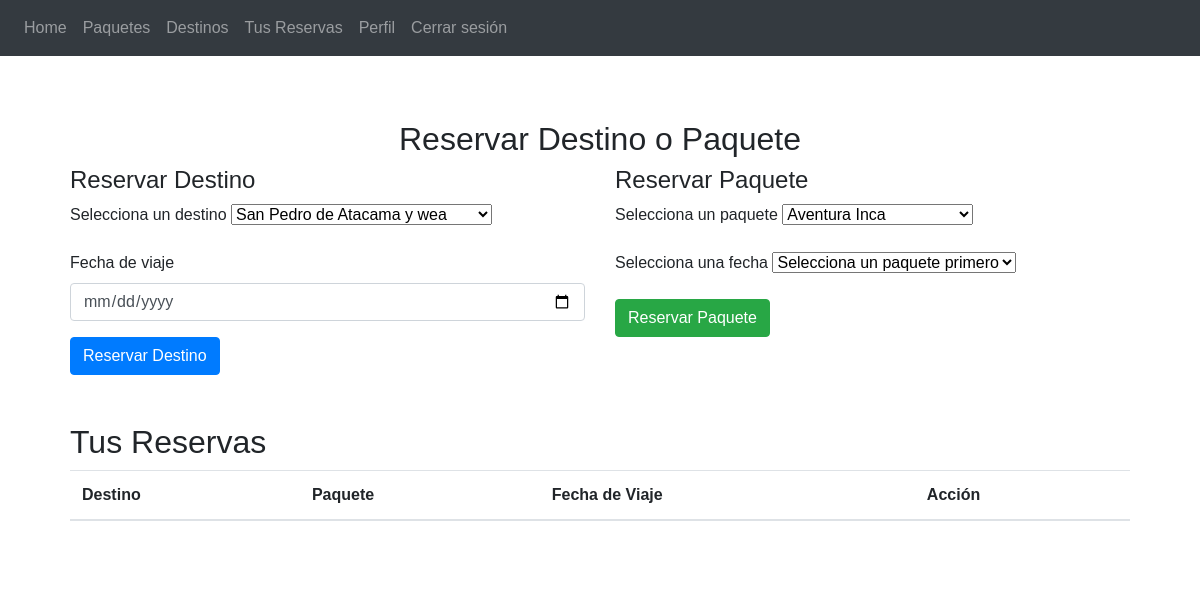
The page /reserve/reserve (signed in) on the database as committed earlier.
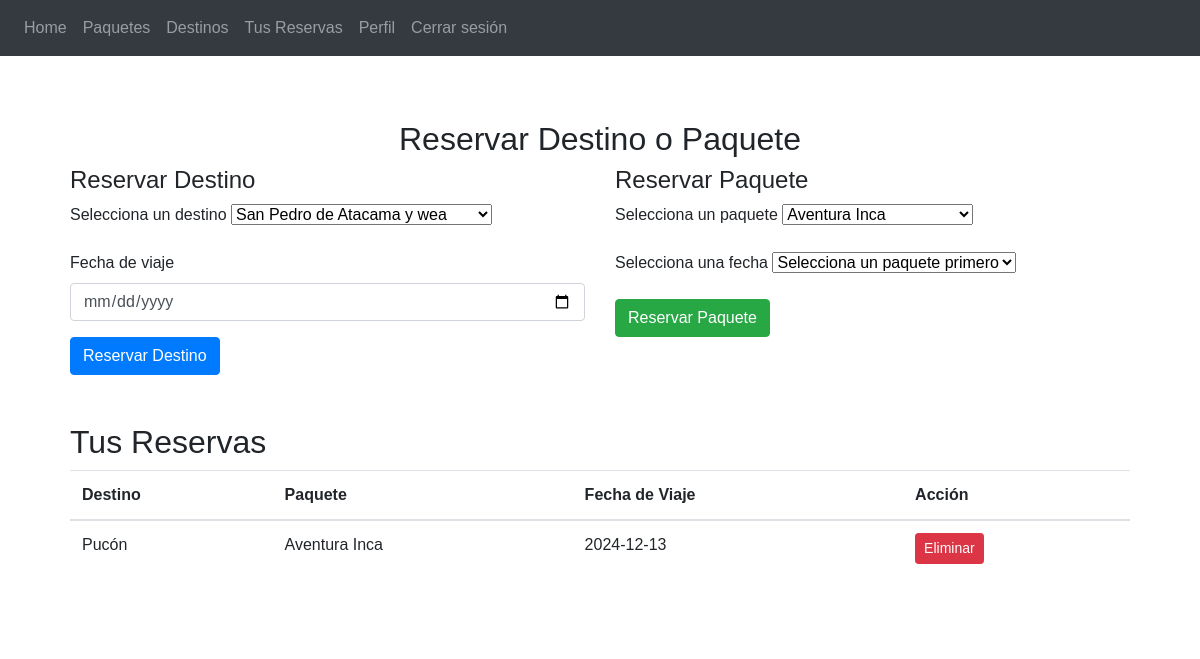
The same page on the database as committed later.
### app/travel/models.py (models this page shows, shortened)
class Reservation(db.Model):
    __tablename__ = 'reservations'
    id = db.Column(db.Integer, primary_key=True)
    user_id = db.Column(db.Integer, db.ForeignKey('users.id'), nullable=False)
    destination_id = db.Column(db.Integer, db.ForeignKey('destinations.id'), nullable=True)  # Relación con Destination
    package_id = db.Column(db.Integer, db.ForeignKey('packages.id'), nullable=True)  # Relación con Package
    travel_date = db.Column(db.Date, nullable=False)
    created_at = db.Column(db.DateTime, default=datetime.utcnow)
    destination = db.relationship('Destination', backref='reservations_related', lazy=True)
    package = db.relationship('Package', backref='reservations_related', lazy=True)
    user = db.relationship('User', backref='user_reservations', lazy=True)

class Destination(db.Model):
    __tablename__ = 'destinations'
    id = db.Column(db.Integer, primary_key=True)
    name = db.Column(db.String(100), nullable=False)
    description = db.Column(db.Text, nullable=False)
    activities = db.Column(db.String(255), nullable=False)
    cost = db.Column(db.Float, nullable=False)
    reservations = db.relationship('Reservation', backref='destination_related', lazy=True)

class Package(db.Model):
    __tablename__ = 'packages'
    id = db.Column(db.Integer, primary_key=True)
    name = db.Column(db.String(100), nullable=False)
    description = db.Column(db.Text, nullable=False)
    price = db.Column(db.Float, nullable=False)
    available_from = db.Column(db.Date, nullable=False)
    available_to = db.Column(db.Date, nullable=False)
    reservations = db.relationship('Reservation', backref='package_related', lazy=True)
    destinations = db.relationship('Destination', secondary=package_destinations, backref=db.backref('packages', lazy='dynamic'))

### app/travel/routes.py (the view, shortened to what this page needs)
@travel.route('/reserve', methods=['GET', 'POST'])
@login_required
def reserve():
    form = ReservationForm()
    form.destination.choices = [(d.id, d.name) for d in Destination.query.all()]
    form.package.choices = [(p.id, p.name) for p in Package.query.all()]
    reservations = Reservation.query.filter_by(user_id=current_user.id).all()
    return render_template('travel/reserve.html', form=form, reservations=reservations)

### app/travel/forms.py
class ReservationForm(FlaskForm):
    destination = SelectField('Destino', coerce=int, validators=[DataRequired()])
    package = SelectField('Paquete Turístico', coerce=int, validators=[DataRequired()])
    travel_date = DateField('Fecha de Viaje', format='%Y-%m-%d', validators=[DataRequired()])
    submit = SubmitField('Reservar')

### app/auth/models.py (called while the page is built)
    def is_admin(self):
        return self.role == 'admin'

### app/templates/travel/reserve.html (shortened to what this page needs)
{% extends "base.html" %}
{% block content %}
<div class="container mt-4">
    <h2 class="text-center">Reservar Destino o Paquete</h2>
    <div class="row">
        <div class="col-md-6">
            <h4>Reservar Destino</h4>
            <form method="POST" action="{{ url_for('travel.reserve') }}">
                <div class="mb-3">
                    <label for="destination" class="form-label">Selecciona un destino</label>
                    {{ form.destination(class="form-select", id="destination", onchange="showDescription('destination')") }}
                </div>
                <div class="mb-3">
                    <label for="travel_date_dest" class="form-label">Fecha de viaje</label>
                    {{ form.travel_date(class="form-control", id="travel_date_dest") }}
                </div>
                <button type="submit" class="btn btn-primary">Reservar Destino</button>
            </form>
        </div>
        <div class="col-md-6">
            <h4>Reservar Paquete</h4>
            <form method="POST" action="{{ url_for('travel.reserve') }}">
                <div class="mb-3">
                    <label for="package" class="form-label">Selecciona un paquete</label>
                    {{ form.package(class="form-select", id="package", onchange="loadAvailableDates()") }}
                </div>
                <div class="mb-3">
                    <label for="travel_date_pack" class="form-label">Selecciona una fecha</label>
                    <select class="form-select" id="travel_date_pack" name="travel_date">
                        <option value="">Selecciona un paquete primero</option>
                    </select>
                </div>
                <button type="submit" class="btn btn-success">Reservar Paquete</button>
            </form>
        </div>
    </div>
    <h2 class="mt-5">Tus Reservas</h2>
    <table class="table">
        <thead>
            <tr>
                <th>Destino</th>
                <th>Paquete</th>
                <th>Fecha de Viaje</th>
                <th>Acción</th>
            </tr>
        </thead>
        <tbody>
            {% for reservation in reservations %}
            <tr>
                <td>{{ reservation.destination.name if reservation.destination }}</td>
                <td>{{ reservation.package.name if reservation.package }}</td>
                <td>{{ reservation.travel_date }}</td>
                <td>
                    <form method="POST" action="{{ url_for('travel.delete_reservation', id=reservation.id) }}">
                        <button type="submit" class="btn btn-danger btn-sm">Eliminar</button>
                    </form>
                </td>
            </tr>
            {% endfor %}
        </tbody>
    </table>
</div>
{% endblock %}

### app/templates/base.html (shortened to what this page needs)
<!DOCTYPE html>
<html lang="es">
  <head>
    <link
      rel="stylesheet"
      href="https://stackpath.bootstrapcdn.com/bootstrap/4.4.1/css/bootstrap.min.css"
    />
    <link
      rel="stylesheet"
      href="https://stackpath.bootstrapcdn.com/font-awesome/4.7.0/css/font-awesome.min.css"
    />
  </head>
  <body>
    <nav class="navbar navbar-expand-lg navbar-dark bg-dark">
      <div class="collapse navbar-collapse" id="navbar">
        <div class="navbar-nav">
          <a class="nav-item nav-link" id="home" href="{{ url_for('travel.home') }}">Home</a>
          {% if current_user.is_authenticated %}
            {% if current_user.is_admin() %}
              <a class="nav-item nav-link" id="profile" href="{{ url_for('auth.profile') }}">Perfil</a>
              <a class="nav-item nav-link" id="admin" href="{{ url_for('admin.dashboard') }}">Panel de Administrador</a>
              <a class="nav-item nav-link" id="users" href="{{ url_for('admin.users') }}">Gestor de Usuarios</a>
              <a class="nav-item nav-link" id="destinations" href="{{ url_for('admin.manage_destinations') }}">Gestor de Destinos</a>
              <a class="nav-item nav-link" id="packages" href="{{ url_for('admin.manage_packages') }}">Gestor de Paquetes</a>
            {% else %}
              <a class="nav-item nav-link" id="packages" href="{{ url_for('travel.packages') }}">Paquetes</a>
              <a class="nav-item nav-link" id="destinations" href="{{ url_for('travel.destinations') }}">Destinos</a>
              <a class="nav-item nav-link" id="reserve" href="{{ url_for('travel.reserve') }}">Tus Reservas</a>
              <a class="nav-item nav-link" id="profile" href="{{ url_for('auth.profile') }}">Perfil</a>
            {% endif %}
            <a class="nav-item nav-link" id="logout" href="{{ url_for('auth.logout') }}">Cerrar sesión</a>
          {% else %}
            <a class="nav-item nav-link" id="login" href="{{ url_for('auth.login') }}">Entrar</a>
            <a class="nav-item nav-link" id="signUp" href="{{ url_for('auth.register') }}">Registrarse</a>
          {% endif %}
        </div>
      </div>
    </nav>
    <div class="container">
      {% block content %} {% endblock %}
    </div>
  </body>
</html>

Rows that differ between the two databases and show on the page:
added Reservation: destination "Pucón", package "Aventura Inca", travel_date "2024-12-13"
